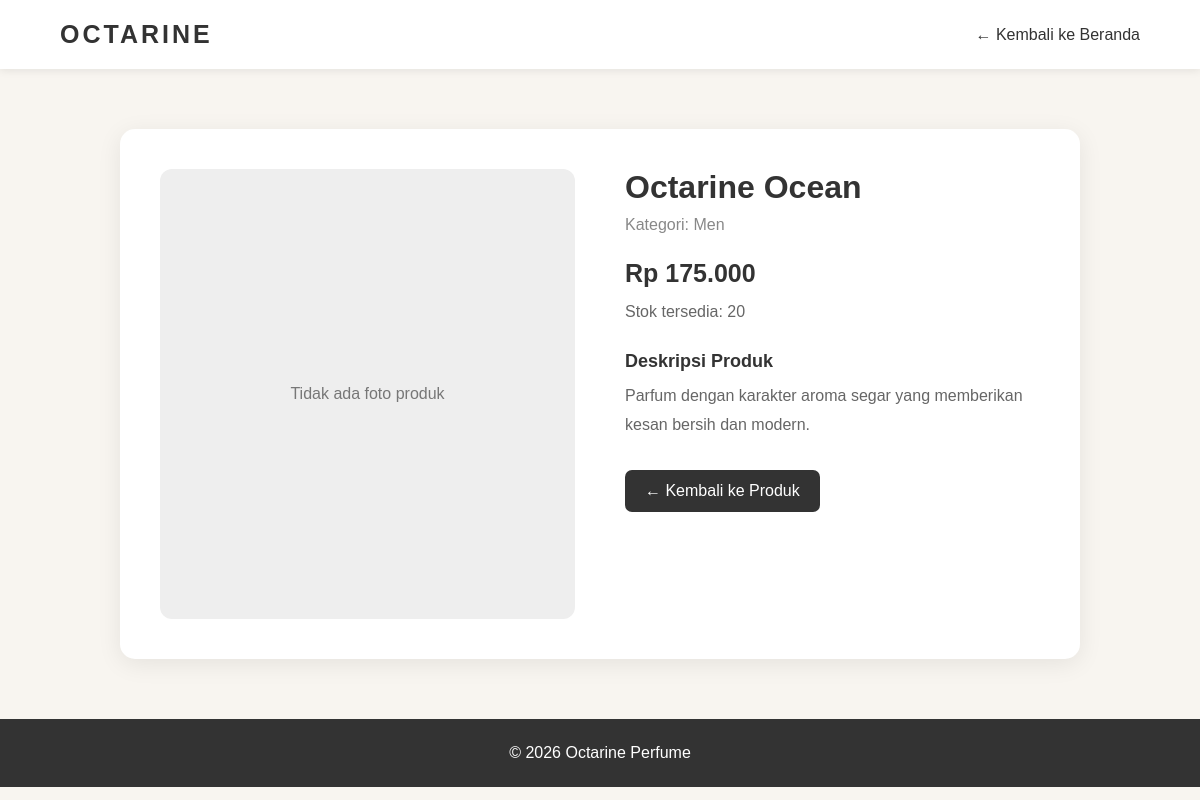
Screenshot of /detail.php?id=2 with the database file from the repository.
### tables this page shows
CREATE TABLE IF NOT EXISTS produk (
    id INT AUTO_INCREMENT PRIMARY KEY,
    nama_produk VARCHAR(150) NOT NULL,
    kategori VARCHAR(50) NOT NULL,
    harga DECIMAL(12,2) NOT NULL DEFAULT 0,
    stok INT NOT NULL DEFAULT 0,
    deskripsi TEXT,
    gambar VARCHAR(255) DEFAULT NULL
);

### detail.php (the view, shortened to what this page needs)
<?php
include "config/koneksi.php";
$id = $_GET['id'];
$query = mysqli_query(
    $koneksi,
    "SELECT * FROM produk WHERE id='$id'"
);
$produk = mysqli_fetch_assoc($query);
?>
<!DOCTYPE html>
<html lang="id">
<head>
</head>
<body>
<nav class="navbar">
    <div class="logo">
        OCTARINE
    </div>
    <a href="index.php">
        ← Kembali ke Beranda
    </a>
</nav>
<div class="container">
    <div class="detail-card">
        <div class="foto">
            <?php if (!empty($produk['gambar'])) { ?>
                <img
                    src="uploads/produk/<?php echo $produk['gambar']; ?>"
                    alt="<?php echo $produk['nama_produk']; ?>"
                >
            <?php } else { ?>
                <div class="no-foto">
                    Tidak ada foto produk
                </div>
            <?php } ?>
        </div>
        <div class="info">
            <h1>
                <?php echo $produk['nama_produk']; ?>
            </h1>
            <div class="kategori">
                Kategori:
                <?php echo $produk['kategori']; ?>
            </div>
            <div class="harga">
                Rp
                <?php
                echo number_format(
                    $produk['harga'],
                    0,
                    ',',
                    '.'
                );
                ?>
            </div>
            <div class="stok">
                Stok tersedia:
                <?php echo $produk['stok']; ?>
            </div>
            <div class="judul-deskripsi">
                Deskripsi Produk
            </div>
            <div class="deskripsi">
                <?php
                echo nl2br(
                    htmlspecialchars(
                        $produk['deskripsi']
                    )
                );
                ?>
            </div>
            <a
                href="index.php"
                class="btn-kembali"
            >
                ← Kembali ke Produk
            </a>
        </div>
    </div>
</div>
<footer>
    © 2026 Octarine Perfume
</footer>
</body>
</html>

### detail.php (style rules this page uses)
* { box-sizing: border-box; }
body { margin: 0; font-family: Arial, sans-serif; background-color: #f8f5f0; color: #333; }
.navbar { background-color: white; padding: 20px 60px; display: flex; justify-content: space-between; align-items: center; box-shadow: 0 2px 8px rgba(0,0,0,0.08); }
.logo { font-size: 25px; font-weight: bold; letter-spacing: 3px; }
.navbar a { text-decoration: none; color: #333; }
.container { max-width: 1000px; margin: 60px auto; padding: 0 20px; }
.detail-card { background-color: white; border-radius: 15px; padding: 40px; display: grid; grid-template-columns: 1fr 1fr; gap: 50px; box-shadow: 0 5px 25px rgba(0,0,0,0.08); }
.no-foto { height: 450px; display: flex; align-items: center; justify-content: center; background-color: #eee; border-radius: 12px; color: #777; }
.info h1 { font-size: 32px; margin-top: 0; margin-bottom: 10px; }
.kategori { color: #888; margin-bottom: 25px; }
.harga { font-size: 25px; font-weight: bold; margin-bottom: 15px; }
.stok { color: #666; margin-bottom: 30px; }
.judul-deskripsi { font-size: 18px; font-weight: bold; margin-bottom: 10px; }
.deskripsi { color: #666; line-height: 1.8; margin-bottom: 30px; }
.btn-kembali { display: inline-block; padding: 12px 20px; background-color: #333; color: white; text-decoration: none; border-radius: 7px; }
footer { margin-top: 50px; padding: 25px; background-color: #333; color: white; text-align: center; }

### rows the page displays
produk: nama_produk "Octarine Ocean", kategori "Men", harga "175.000", stok "20", deskripsi "Parfum dengan karakter aroma segar yang memberikan kesan bersih dan modern."
